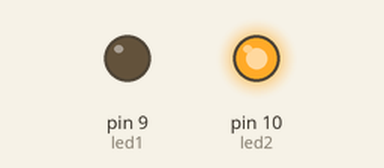
Simulated run of this sketch. Board: Arduino Uno, built with avr-gcc and run on an emulated ATmega328P. Parts: output pins drawn as LEDs (lit = HIGH).

Above: at 0.1 s.
At 6.1 s:
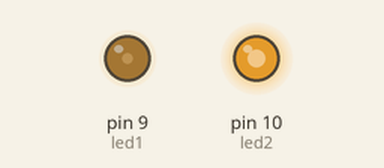
At 12.6 s:
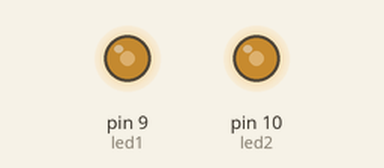
At 25.6 s:
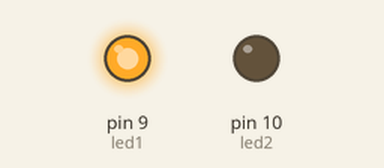
Timing chart, 0 to 40.0 s (numbered marks = the images above):
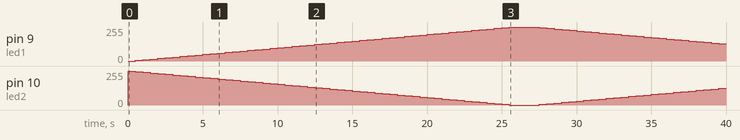

Measured:
- by itself, pin 9 (led1): rises from 0/255 to 255/255 in 25.0 s, then falls to 130/255 in 14.0 s
- by itself, pin 10 (led2): 0/255 → 255/255 at 0.00 s, → 250/255 0.50 s later, → 245/255 0.50 s later, → 240/255 0.50 s later, … (77 changes in this stretch)

The sketch:

Code01.ino
```cpp
int led1=9, led2=10;

void setup() {
  // put your setup code here, to run once:
  Serial.begin(9600);  // baud rate, bps
  pinMode(led1,OUTPUT);
  pinMode(led2,OUTPUT);
}

void loop() {
  // put your main code here, to run repeatedly:

  for(int i=0; i<=255; i+=5){
    analogWrite(led1,i);
    analogWrite(led2,255-i);
    delay(500);
  }
delay(1000);
  for(int i=255; i>=0; i-=5){
    analogWrite(led1,i);
    analogWrite(led2,255-i);
    delay(500);
  }
delay(1000);
}
```
